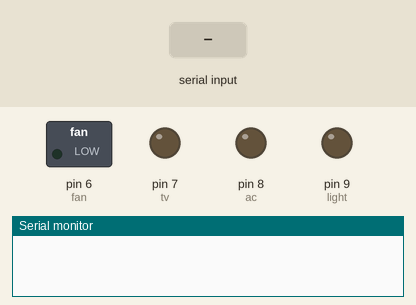
Recording of a sketch running on a simulated Arduino Uno, built with avr-gcc and run on an emulated ATmega328P. Shown: switched loads named in the sketch (green lamp = pin HIGH), output pins drawn as LEDs (lit = HIGH), the last lines printed to the serial monitor. The test bench sets the inputs (shaded band).

Above: at 1.2 s.
1.3 s: "*turn on AC" received over Serial
At 1.7 s:
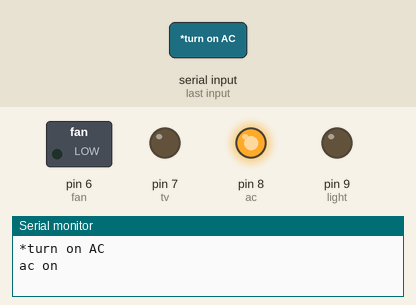
2.9 s: "*turn on light" received over Serial
At 4.0 s:
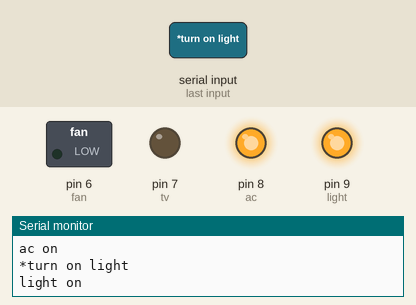
4.5 s: "*turn off AC" received over Serial
At 5.7 s:
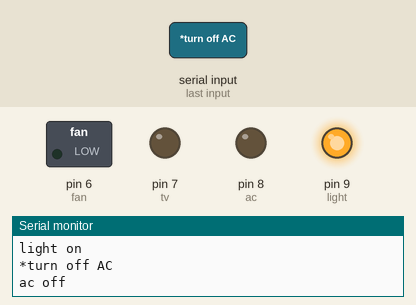
6.1 s: "*turn on fan" received over Serial
At 6.9 s:
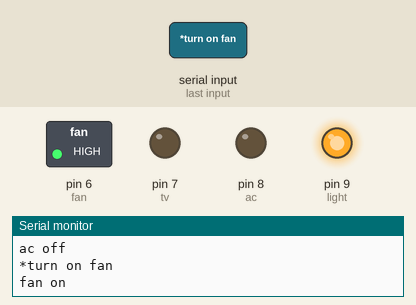
7.7 s: "*turn off light" received over Serial
At 9.0 s:
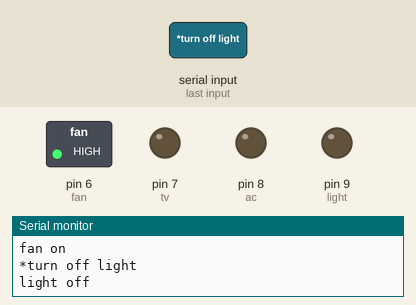
9.3 s: "*turn on TV" received over Serial
At 10.2 s:
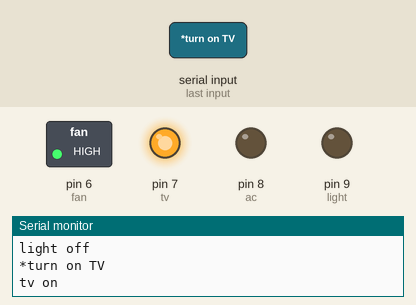
Timing chart, 0 to 11.9 s (numbered marks = the images above; inputs shaded):
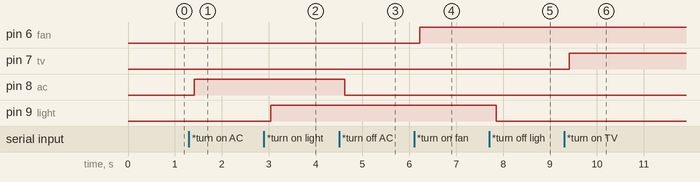

The sketch:

sketch_jan02b.ino
```cpp
/*

*/
String data;
int ac=8;
int light=9;
int fan=6;
int tv=7;
void setup()
{
   Serial.begin(9600);
 //  mySerial.begin(9600);

   pinMode(ac, OUTPUT);
   pinMode(light, OUTPUT);
   pinMode(fan, OUTPUT);
   pinMode(tv, OUTPUT);

   digitalWrite(ac, LOW);
   digitalWrite(light, LOW);
   digitalWrite(fan, LOW);
   digitalWrite(tv, LOW);
}
void loop()
{
while(Serial.available()) //Check if there are available bytes to read
{
delay(10); //Delay to make it stable
char c = Serial.read(); //Conduct a serial read
if (c == '#'){
break; //Stop the loop once # is detected after a word
}
data += c; //Means inputs = inputs + c
}
if (data.length() >0)
{

Serial.println(data);

if(data=="*turn on AC")
    {
      digitalWrite(ac,HIGH);
      Serial.println("ac on");
    }
else if(data=="*turn off AC")
    {
      digitalWrite(ac,LOW);
      Serial.println("ac off");
    }
else if(data=="*turn on light")
    {
      digitalWrite(light,HIGH);
      Serial.println("light on");
    }
else if(data=="*turn off light")
    {
      digitalWrite(light,LOW);
      Serial.println("light off");
    }
else if(data=="*turn on fan")
    {
      digitalWrite(fan,HIGH);
      Serial.println("fan on");
    }
else if(data=="*turn off fan")
    {
      digitalWrite(fan,LOW);
      Serial.println("fan off");
    }
else if(data=="*turn on TV")
    {
      digitalWrite(tv,HIGH);
      Serial.println("tv on");
    }
else if(data=="*turn on TV")
    {
      digitalWrite(tv,LOW);
      Serial.println("tv off");
    }
else if(data=="*turn on all")
    {
      digitalWrite(ac,HIGH);
      digitalWrite(light,HIGH);
      digitalWrite(fan,HIGH);
      digitalWrite(tv,HIGH);
      Serial.println("all on");
    }
else if(data=="*turn off all")
    {
      digitalWrite(ac,LOW);
      digitalWrite(light,LOW);
      digitalWrite(fan,LOW);
      digitalWrite(tv,LOW);
      Serial.println("all off");

    }
data="";
}
}
```

Measured:
- after the input at 1.3 s, pin 8 (ac): LOW → HIGH after 0.11 s
- after the input at 2.9 s, pin 9 (light): LOW → HIGH after 0.14 s
- after the input at 4.5 s, pin 8 (ac): HIGH → LOW after 0.12 s
- after the input at 6.1 s, pin 6 (fan): LOW → HIGH after 0.12 s
- after the input at 7.7 s, pin 9 (light): HIGH → LOW after 0.15 s
- after the input at 9.3 s, pin 7 (tv): LOW → HIGH after 0.11 s
